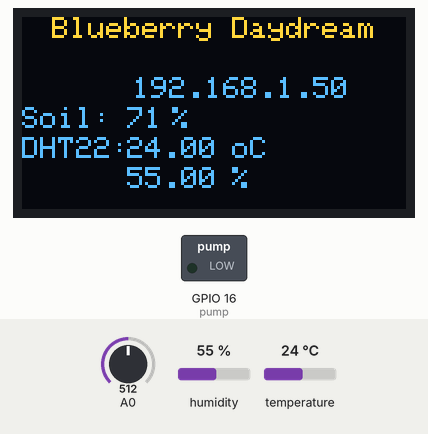
This sketch was run on a simulated ESP8266 (Wemos D1 mini). On the bench: 128×64 one-colour display, switched loads named in the sketch (green lamp = pin HIGH). The test bench sets the inputs (shaded band); at power-on: A0 = 512, humidity 55 %, temperature 24 °C. The OLED is the two-colour kind (top 16 rows yellow); WiFi joins after 1.5 s; servers stay silent unless stated; the display library's start-up logo is not drawn; what the sketch prints to the serial monitor is not drawn.

Above: at 5.6 s.
5.7 s: A0 set to 644
At 6.6 s:
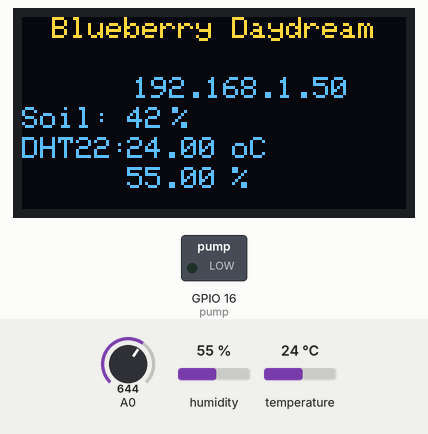
7.3 s: A0 set to 663
At 8.4 s:
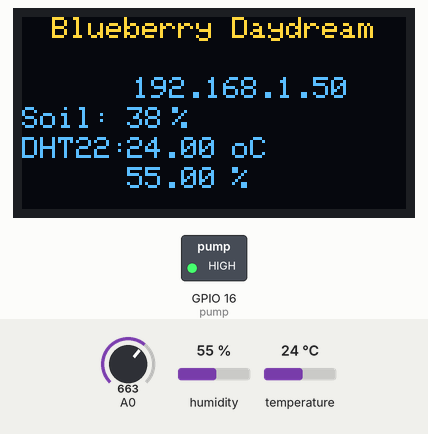
13.4 s: A0 set to 807
At 18.9 s:
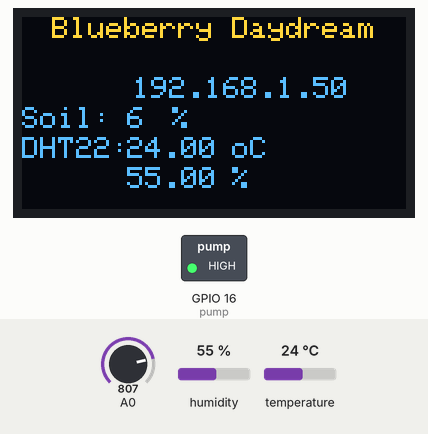
19.2 s: A0 set to 842
At 23.9 s:
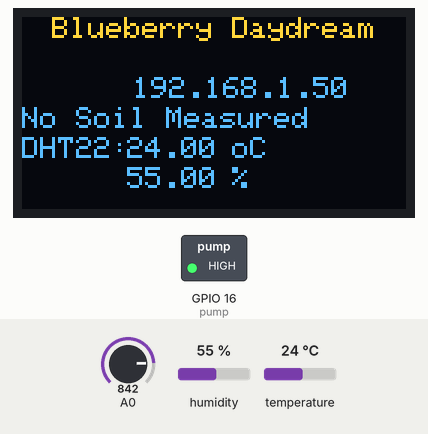
24.4 s: A0 set to 122
At 28.9 s:
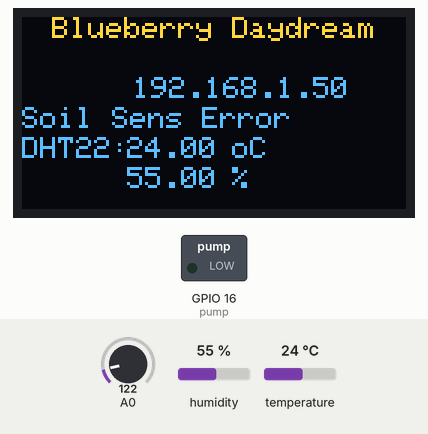
29.4 s: humidity set to 22 %
At 30.4 s:
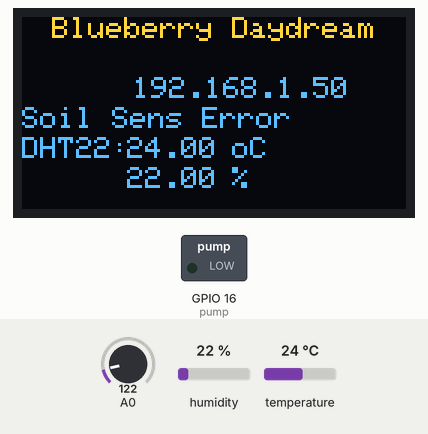
Timing chart, 0 to 32.4 s (numbered marks = the images above; inputs shaded):
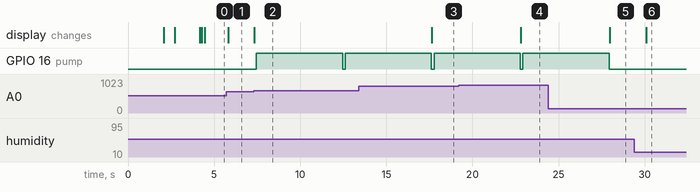

Measured:
- the behaviour switches between 656 and 657 on A0 (found by bisection; images 1 and 2)
- the behaviour switches between 824 and 825 on A0 (found by bisection; images 3 and 4)
- after the input at 5.7 s, the display: changes after 0.11 s (image 1)
- after the input at 7.3 s, GPIO 16 (pump): LOW → HIGH after 0.16 s, → LOW 5.0 s later, → HIGH 0.16 s later; the display: changes at once (image 2)
- after the input at 13.4 s, the display: changes after 4.2 s (image 3)
- after the input at 19.2 s, the display: changes after 3.6 s (image 4)
- after the input at 24.4 s, GPIO 16 (pump): goes on until 27.9 s, then stays LOW; the display: changes after 3.6 s (image 5)
- after the input at 29.4 s, the display: changes after 0.69 s (image 6)

The sketch:

ESP_GROW_BD_6_2_2019.ino
```cpp
/*ESP-Grow
By Kyle Rodrigues
Date: 5/5/2019

ESP Version: 2.5.0
Board: Wemos D1 R1

Library Versions:
DHT Sensor Library: 1.3.4
Adafruit Sensor:
Adafruit SSD1306:

Note: Use the GPIO# pins for mapping.

Make sure to add these:
   http://arduino.esp8266.com/stable/package_esp8266com_index.json

   DHT22 - D4 pin 2
Screen - OLED Screen , Addr 0x3C, character uses 5x5 pixels, (X,Y)
soil capacitive sensor A0

Changes:
-5/5/2019 - added plant description
-Soil Sens Error Added; no soil detected and no sensor detected
-adding variable for button
-water pump added; set to water for 10 sec when soil is < 50% moisture
*/

//****Include Statements*****
//OLED Screen
#include <Wire.h>  // Include Wire if you're using I2C
#include <Adafruit_GFX.h>
#include <Adafruit_SSD1306.h>
//DHT22
#include "DHT.h"
//ESP8266
#include <ESP8266WiFi.h>
#include <WiFiClient.h>
#include <ESP8266WebServer.h>

//****Definitions*****
//*****OLED 0.96" **********
#define SCREEN_WIDTH 128 // OLED display width, in pixels
#define SCREEN_HEIGHT 64 // OLED display height, in pixels
#define OLED_RESET     1 // // Wemo SCL
Adafruit_SSD1306 display(SCREEN_WIDTH, SCREEN_HEIGHT, &Wire, OLED_RESET);

//*****DHT22 **********
#define DHTPIN 2     // what digital pin the DHT22 is conected to
#define DHTTYPE DHT22   // there are multiple kinds of DHT sensors
DHT dht(DHTPIN, DHTTYPE);

int  soilval;

float t,h;
const int pump = 16; // water pump
const int btn = 12; //push button for pump
const int oled_btn = 0; //OLED Screen button

// Replace with your network credentials
//const char* ssid = "ologic";
//const char* password = "r0b0tinmyh3ad";

const char* ssid = "Pretty Fly For A Wifi-2.4";
const char* password = "supercarbon";

ESP8266WebServer server(80);   //instantiate server at port 80 (http port)

String page = "";
double data;

void setup(void) {
Serial.begin(74880); //changed from 115200
 pinMode(pump, OUTPUT);
 pinMode(btn, INPUT);

//Revision
 Serial.println(F("ESP-GROW_04072019"));

    //******OLED Start*****
   // SSD1306_SWITCHCAPVCC = generate display voltage from 3.3V internally
  if(!display.begin(SSD1306_SWITCHCAPVCC, 0x3C)) {
    Serial.println(F("SSD1306 allocation failed"));
    for(;;); // Don't proceed, loop forever
  }
    display.display();
    delay(2000); // Pause for 2 seconds
    // Clear the buffer
    display.clearDisplay();
    display.setTextSize(1);             // Normal 1:1 pixel scale
    display.setTextColor(WHITE);        // Draw white text
    display.setCursor(10, 0); // Set cursor to top-left
    display.cp437(true);         // Use full 256 char 'Code Page 437' font
    // Print can be used to print a string to the screen:
    display.println("Blueberry Daydream");
    display.display();       // Refresh the display
    delay(100);          // Delay a second and repeat

    //******ESP8266 Startup Code******
     WiFi.begin(ssid, password); //begin WiFi connection
     Serial.println("");

    // Wait for connection
    while (WiFi.status() != WL_CONNECTED) {
      delay(500);
      Serial.print(".");
      display.setCursor(40, 20);
      display.println("Get WIFI");
      display.display();
      delay(100);
      display.display();
      }
    Serial.println("");
    Serial.print("Connected to ");
    Serial.println(ssid);
    Serial.print("IP address: ");
    Serial.println(WiFi.localIP());
    display.clearDisplay();
    display.display();
    delay(100);
    display.setCursor(10, 0); // Set cursor to top-left
    display.println("Blueberry Daydream");
    display.setCursor(35, 15);
    display.println(WiFi.localIP());
    display.display();
    delay(100);
    display.display();
    server.on("/", [](){
    page = "<h1>ESP-GROW Blueberry Daydream</h1></h2>By: Kyle Rodrigues | 05/05/2019</h2><h3>Soil Moisture Content(%):</h3> <h4>"+String(soilval)+"</h4><h3>Temperature(oC):</h3> <h4>"+String(t)+"</h4><h3>Humidity(%):</h3> <h4>"+String(h)+"</h4>";
    //page = "<h1>ESP-GROW Blueberry Daydream</h1></h2>By: Kyle Rodrigues | 05/05/2019</h2></p>Blueberry Daydream is a 70/30 indica-dominant cannabis strain developed by DNA Genetics in collaboration with Serious Seeds. A genetic cross between Crocketts Banana Kush and the *Strawberry* phenotype of Bubble Gum, Blueberry Daydream inherits a sweet fruity flavor that earned this hybrid her name. Known for its heavy resin production and high THC content, Blueberry Daydream produces happy, peaceful effects that sharpen creativity and sensory awareness.</p><h3>Soil Moisture Content(%):</h3> <h4>"+String(soilval)+"</h4><h3>Temperature(oC):</h3> <h4>"+String(t)+"</h4><h3>Humidity(%):</h3> <h4>"+String(h)+"</h4>";
    server.send(200, "text/html", page);
  });

  server.begin();
  Serial.println("Web server started!");
}

void loop() {
  soilval =  map(analogRead(A0),381,836,100,0);
  Serial.println("Analog Value:/n");
  Serial.println(analogRead(A0));
  h = dht.readHumidity();
  t = dht.readTemperature();
  display.clearDisplay();
  display.setCursor(10, 0); // Set cursor to top-left
  display.println("Blueberry Daydream");
  display.setCursor(37, 20);
  display.println(WiFi.localIP());

   //Soil Capacitance Sensor
  display.setCursor(0, 30);
   if(soilval < 3){
     display.println("No Soil Measured"); //really dry soil or not inserted correctly
   }
   else if(soilval > 120){
     display.println("Soil Sens Error");    //no soil sensor detected
   }
   else{
  display.println("Soil:");
  display.setCursor(35, 30);
  display.println(soilval);
  display.setCursor(50, 30);
  display.println("%");
   }
  //DHT22 Temperature and Humidity
  display.setCursor(0, 40);
  display.println("DHT22:");
  display.setCursor(35, 40);
  display.println(dht.readTemperature());
  display.setCursor(70, 40);
  display.println("oC");
  display.setCursor(35, 50);
  display.println(dht.readHumidity());
  display.setCursor(70, 50);
  display.println("%");
  display.display();
  delay(100);
  display.display();
  if(soilval<40){
    waterpump();
  }
  server.handleClient();
}

  void waterpump(){
    digitalWrite(pump, HIGH);
    delay(5000);
    digitalWrite(pump, LOW);
  }
```
